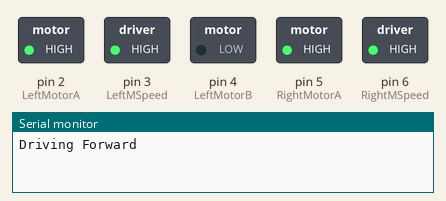
Simulated run of this sketch. Board: Arduino Uno, built with avr-gcc and run on an emulated ATmega328P. On the bench: switched loads named in the sketch (green lamp = pin HIGH), the last lines printed to the serial monitor.

Above: at 0.5 s.
At 1.5 s:
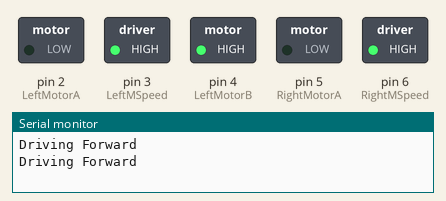
At 2.5 s:
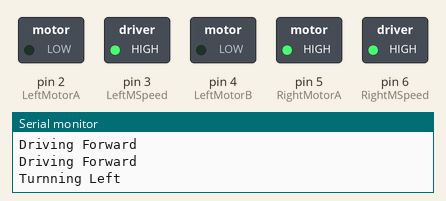
At 3.5 s:
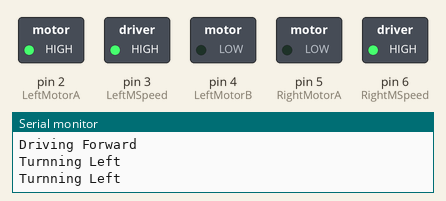
At 5.0 s:
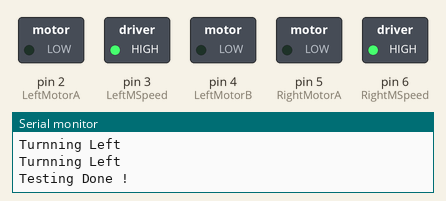
Timing chart, 0 to 6.9 s (numbered marks = the images above):
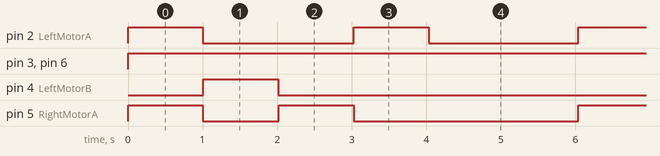

The sketch:

motorDriverByHirokVai.ino
```cpp
/*
Author: M M Shaifur Rahman
Created Date: 11 Nov 2016
Web: http://shaifur.me
E-mail: mail@shaifur.me
Connection Diagram:
Arduino <-->  Motor Driver
  D2    <--> MotorA1
  D4    <--> MotorA2
  D3    <--> MotorA-PWM
  D5    <--> MotorB1
  D7    <--> MotorB2
  D6    <--> MotorB-PWM
Description:
This code will help you to test any L293D or L298N based standard Motor Driver.This default code will drive your every possible combination. Use this functions and do further modification to make it work in your real project.
*/

byte LeftMotorA = 2;
byte LeftMotorB = 4;
byte LeftMSpeed = 3;

byte RightMotorA = 5;
byte RightMotorB = 7;
byte RightMSpeed = 6;

void setup()
{
Serial.begin(9600);
//Initialized Motor Driver Pins as Output
pinMode(2,OUTPUT);
pinMode(3,OUTPUT);
pinMode(4,OUTPUT);
pinMode(5,OUTPUT);
pinMode(6,OUTPUT);

}

void loop()
{
MotorSpeed(); // Set Motor Speed
Serial.println("Driving Forward");
drive_forward();
delay(1000);
motor_stop();

Serial.println("Driving Forward");
drive_backward();
delay(1000);
motor_stop();

Serial.println("Turnning Left");
turn_left();
delay(1000);
motor_stop();

Serial.println("Turnning Left");
turn_right();
delay(1000);
motor_stop();

Serial.println("Testing Done !");
delay(2000);
}

// Motor Driving Functions

// Set Motor Speed 0 is stop & 255 is max speed
void MotorSpeed(){
analogWrite(LeftMSpeed, 255);
analogWrite(RightMSpeed,255);
}
//Stop Both Motor
void motor_stop(){
digitalWrite(LeftMotorA, LOW);
digitalWrite(LeftMotorB, LOW);
digitalWrite(RightMotorA, LOW);
digitalWrite(RightMotorB, LOW);
delay(5);
}

void drive_forward(){
digitalWrite(LeftMotorA, HIGH);
digitalWrite(LeftMotorB, LOW);
digitalWrite(RightMotorA, HIGH);
digitalWrite(RightMotorB, LOW);
delay(5);
}

void drive_backward(){
digitalWrite(LeftMotorA, LOW);
digitalWrite(LeftMotorB, HIGH);
digitalWrite(RightMotorA, LOW);
digitalWrite(RightMotorB, HIGH);
delay(5);
}

void turn_left(){
digitalWrite(LeftMotorA, LOW);
digitalWrite(LeftMotorB, LOW);
digitalWrite(RightMotorA, HIGH);
digitalWrite(RightMotorB, LOW);
delay(5);
}

void turn_right(){
digitalWrite(LeftMotorA, HIGH);
digitalWrite(LeftMotorB, LOW);
digitalWrite(RightMotorA, LOW);
digitalWrite(RightMotorB, LOW);
delay(5);
}
```

Measured:
- by itself, pin 2 (LeftMotorA): alternates HIGH for 1.0 s and LOW for 2.0 s
- by itself, pin 3 (LeftMSpeed), pin 6 (RightMSpeed): LOW → HIGH at 0.00 s
- by itself, pin 4 (LeftMotorB): alternates HIGH for 1.0 s and LOW for 5.0 s
- by itself, pin 5 (RightMotorA): repeats every 6.0 s: LOW 1.0 s, HIGH 1.0 s, LOW 3.0 s, HIGH 1.0 s
